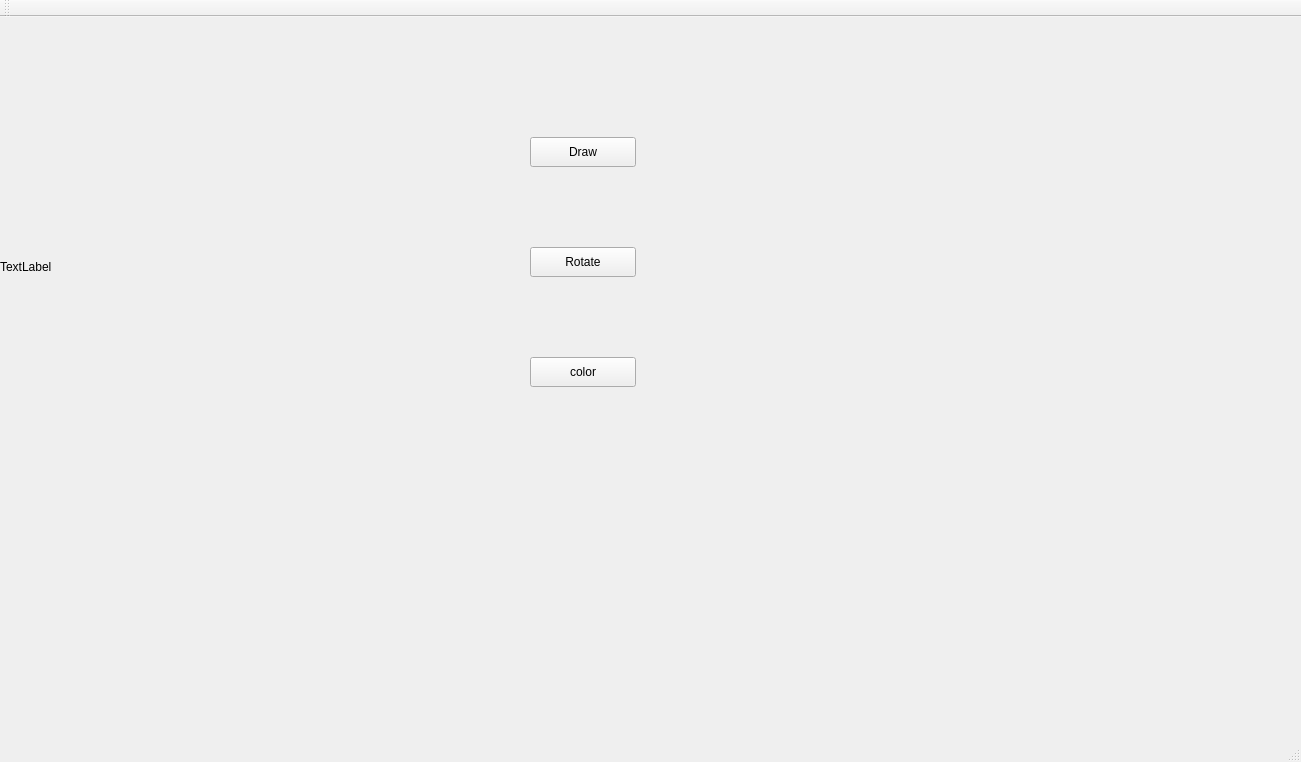
<?xml version="1.0" encoding="UTF-8"?>
<ui version="4.0">
 <class>MainWindow</class>
 <widget class="QMainWindow" name="MainWindow">
  <property name="geometry">
   <rect>
    <x>0</x>
    <y>0</y>
    <width>1301</width>
    <height>762</height>
   </rect>
  </property>
  <property name="windowTitle">
   <string>MainWindow</string>
  </property>
  <widget class="QWidget" name="centralWidget">
   <widget class="QLabel" name="label">
    <property name="geometry">
     <rect>
      <x>0</x>
      <y>0</y>
      <width>500</width>
      <height>500</height>
     </rect>
    </property>
    <property name="text">
     <string>TextLabel</string>
    </property>
   </widget>
   <widget class="QPushButton" name="pushButton">
    <property name="geometry">
     <rect>
      <x>530</x>
      <y>120</y>
      <width>106</width>
      <height>30</height>
     </rect>
    </property>
    <property name="text">
     <string>Draw</string>
    </property>
   </widget>
   <widget class="QPushButton" name="pushButton_2">
    <property name="geometry">
     <rect>
      <x>530</x>
      <y>230</y>
      <width>106</width>
      <height>30</height>
     </rect>
    </property>
    <property name="text">
     <string>Rotate</string>
    </property>
   </widget>
   <widget class="QPushButton" name="pushButton_3">
    <property name="geometry">
     <rect>
      <x>530</x>
      <y>340</y>
      <width>106</width>
      <height>30</height>
     </rect>
    </property>
    <property name="text">
     <string>color</string>
    </property>
   </widget>
  </widget>
  <widget class="QMenuBar" name="menuBar">
   <property name="geometry">
    <rect>
     <x>0</x>
     <y>0</y>
     <width>1301</width>
     <height>26</height>
    </rect>
   </property>
  </widget>
  <widget class="QToolBar" name="mainToolBar">
   <attribute name="toolBarArea">
    <enum>TopToolBarArea</enum>
   </attribute>
   <attribute name="toolBarBreak">
    <bool>false</bool>
   </attribute>
  </widget>
  <widget class="QStatusBar" name="statusBar"/>
 </widget>
 <layoutdefault spacing="6" margin="11"/>
 <resources/>
 <connections/>
</ui>
